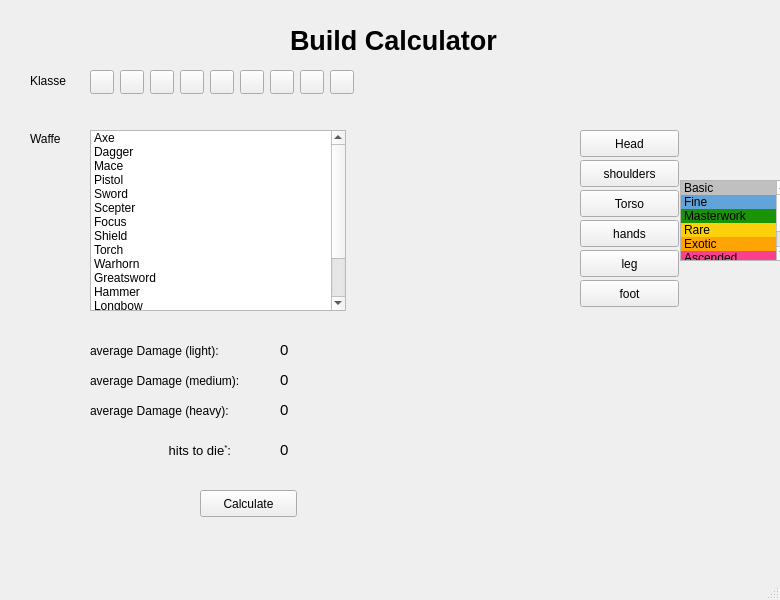
<?xml version="1.0" encoding="UTF-8"?>
<ui version="4.0">
 <class>MainWindow</class>
 <widget class="QMainWindow" name="MainWindow">
  <property name="geometry">
   <rect>
    <x>0</x>
    <y>0</y>
    <width>780</width>
    <height>600</height>
   </rect>
  </property>
  <property name="windowTitle">
   <string>GW2Calculator</string>
  </property>
  <widget class="QWidget" name="centralwidget">
   <widget class="QLabel" name="tvCap">
    <property name="geometry">
     <rect>
      <x>290</x>
      <y>20</y>
      <width>271</width>
      <height>41</height>
     </rect>
    </property>
    <property name="font">
     <font>
      <pointsize>20</pointsize>
      <weight>75</weight>
      <bold>true</bold>
     </font>
    </property>
    <property name="text">
     <string>Build Calculator</string>
    </property>
   </widget>
   <widget class="QLabel" name="tvClass">
    <property name="geometry">
     <rect>
      <x>30</x>
      <y>70</y>
      <width>81</width>
      <height>21</height>
     </rect>
    </property>
    <property name="text">
     <string>Klasse</string>
    </property>
   </widget>
   <widget class="QLabel" name="tvWeapon">
    <property name="geometry">
     <rect>
      <x>30</x>
      <y>130</y>
      <width>68</width>
      <height>17</height>
     </rect>
    </property>
    <property name="text">
     <string>Waffe</string>
    </property>
   </widget>
   <widget class="QPushButton" name="ic_ele">
    <property name="geometry">
     <rect>
      <x>90</x>
      <y>70</y>
      <width>24</width>
      <height>24</height>
     </rect>
    </property>
    <property name="styleSheet">
     <string notr="true">border-image:url(:/res/assets/ele.png);</string>
    </property>
   </widget>
   <widget class="QPushButton" name="ic_eng">
    <property name="geometry">
     <rect>
      <x>120</x>
      <y>70</y>
      <width>24</width>
      <height>24</height>
     </rect>
    </property>
    <property name="styleSheet">
     <string notr="true">border-image:url(:/res/assets/eng.png);</string>
    </property>
   </widget>
   <widget class="QPushButton" name="ic_gua">
    <property name="geometry">
     <rect>
      <x>150</x>
      <y>70</y>
      <width>24</width>
      <height>24</height>
     </rect>
    </property>
    <property name="styleSheet">
     <string notr="true">border-image:url(:/res/assets/gua.png);</string>
    </property>
   </widget>
   <widget class="QPushButton" name="ic_mes">
    <property name="geometry">
     <rect>
      <x>180</x>
      <y>70</y>
      <width>24</width>
      <height>24</height>
     </rect>
    </property>
    <property name="styleSheet">
     <string notr="true">border-image:url(:/res/assets/mes.png);</string>
    </property>
   </widget>
   <widget class="QPushButton" name="ic_nec">
    <property name="geometry">
     <rect>
      <x>210</x>
      <y>70</y>
      <width>24</width>
      <height>24</height>
     </rect>
    </property>
    <property name="styleSheet">
     <string notr="true">border-image:url(:/res/assets/nec.png);</string>
    </property>
   </widget>
   <widget class="QPushButton" name="ic_ran">
    <property name="geometry">
     <rect>
      <x>240</x>
      <y>70</y>
      <width>24</width>
      <height>24</height>
     </rect>
    </property>
    <property name="styleSheet">
     <string notr="true">border-image:url(:/res/assets/ran.png);</string>
    </property>
   </widget>
   <widget class="QPushButton" name="ic_rev">
    <property name="geometry">
     <rect>
      <x>270</x>
      <y>70</y>
      <width>24</width>
      <height>24</height>
     </rect>
    </property>
    <property name="styleSheet">
     <string notr="true">border-image:url(:/res/assets/rev.png);</string>
    </property>
   </widget>
   <widget class="QPushButton" name="ic_thi">
    <property name="geometry">
     <rect>
      <x>300</x>
      <y>70</y>
      <width>24</width>
      <height>24</height>
     </rect>
    </property>
    <property name="styleSheet">
     <string notr="true">border-image:url(:/res/assets/thi.png);</string>
    </property>
   </widget>
   <widget class="QPushButton" name="ic_war">
    <property name="geometry">
     <rect>
      <x>330</x>
      <y>70</y>
      <width>24</width>
      <height>24</height>
     </rect>
    </property>
    <property name="styleSheet">
     <string notr="true">border-image:url(:/res/assets/war.png);</string>
    </property>
   </widget>
   <widget class="QPushButton" name="btnHead">
    <property name="geometry">
     <rect>
      <x>580</x>
      <y>130</y>
      <width>99</width>
      <height>27</height>
     </rect>
    </property>
    <property name="text">
     <string>Head</string>
    </property>
   </widget>
   <widget class="QLabel" name="tvAvgDL">
    <property name="geometry">
     <rect>
      <x>90</x>
      <y>330</y>
      <width>131</width>
      <height>41</height>
     </rect>
    </property>
    <property name="font">
     <font>
      <pointsize>9</pointsize>
      <weight>50</weight>
      <italic>false</italic>
      <bold>false</bold>
     </font>
    </property>
    <property name="text">
     <string>average Damage (light):</string>
    </property>
   </widget>
   <widget class="QListWidget" name="lstWeapons">
    <property name="geometry">
     <rect>
      <x>90</x>
      <y>130</y>
      <width>256</width>
      <height>181</height>
     </rect>
    </property>
    <item>
     <property name="text">
      <string>Axe</string>
     </property>
     <property name="background">
      <brush brushstyle="NoBrush">
       <color alpha="0">
        <red>0</red>
        <green>0</green>
        <blue>0</blue>
       </color>
      </brush>
     </property>
    </item>
    <item>
     <property name="text">
      <string>Dagger</string>
     </property>
    </item>
    <item>
     <property name="text">
      <string>Mace</string>
     </property>
    </item>
    <item>
     <property name="text">
      <string>Pistol</string>
     </property>
    </item>
    <item>
     <property name="text">
      <string>Sword</string>
     </property>
    </item>
    <item>
     <property name="text">
      <string>Scepter</string>
     </property>
    </item>
    <item>
     <property name="text">
      <string>Focus</string>
     </property>
    </item>
    <item>
     <property name="text">
      <string>Shield</string>
     </property>
    </item>
    <item>
     <property name="text">
      <string>Torch</string>
     </property>
    </item>
    <item>
     <property name="text">
      <string>Warhorn</string>
     </property>
    </item>
    <item>
     <property name="text">
      <string>Greatsword</string>
     </property>
    </item>
    <item>
     <property name="text">
      <string>Hammer</string>
     </property>
    </item>
    <item>
     <property name="text">
      <string>Longbow</string>
     </property>
    </item>
    <item>
     <property name="text">
      <string>Rifle</string>
     </property>
    </item>
    <item>
     <property name="text">
      <string>Shortbow</string>
     </property>
    </item>
    <item>
     <property name="text">
      <string>Staff</string>
     </property>
    </item>
   </widget>
   <widget class="QLabel" name="tvOptDL">
    <property name="geometry">
     <rect>
      <x>280</x>
      <y>335</y>
      <width>41</width>
      <height>31</height>
     </rect>
    </property>
    <property name="font">
     <font>
      <pointsize>9</pointsize>
      <weight>50</weight>
      <italic>false</italic>
      <bold>false</bold>
     </font>
    </property>
    <property name="text">
     <string>&lt;html&gt;&lt;head/&gt;&lt;body&gt;&lt;p&gt;&lt;span style=&quot; font-size:11pt;&quot;&gt;0&lt;/span&gt;&lt;/p&gt;&lt;/body&gt;&lt;/html&gt;</string>
    </property>
   </widget>
   <widget class="QLabel" name="tvAvgDM">
    <property name="geometry">
     <rect>
      <x>90</x>
      <y>360</y>
      <width>151</width>
      <height>41</height>
     </rect>
    </property>
    <property name="font">
     <font>
      <pointsize>9</pointsize>
      <weight>50</weight>
      <italic>false</italic>
      <bold>false</bold>
     </font>
    </property>
    <property name="text">
     <string>average Damage (medium):</string>
    </property>
   </widget>
   <widget class="QLabel" name="tvAvgDH">
    <property name="geometry">
     <rect>
      <x>90</x>
      <y>390</y>
      <width>141</width>
      <height>41</height>
     </rect>
    </property>
    <property name="font">
     <font>
      <pointsize>9</pointsize>
      <weight>50</weight>
      <italic>false</italic>
      <bold>false</bold>
     </font>
    </property>
    <property name="text">
     <string>average Damage (heavy):</string>
    </property>
   </widget>
   <widget class="QLabel" name="tvOptDM">
    <property name="geometry">
     <rect>
      <x>280</x>
      <y>365</y>
      <width>41</width>
      <height>31</height>
     </rect>
    </property>
    <property name="font">
     <font>
      <pointsize>9</pointsize>
      <weight>50</weight>
      <italic>false</italic>
      <bold>false</bold>
     </font>
    </property>
    <property name="text">
     <string>&lt;html&gt;&lt;head/&gt;&lt;body&gt;&lt;p&gt;&lt;span style=&quot; font-size:11pt;&quot;&gt;0&lt;/span&gt;&lt;/p&gt;&lt;/body&gt;&lt;/html&gt;</string>
    </property>
   </widget>
   <widget class="QLabel" name="tvOptDH">
    <property name="geometry">
     <rect>
      <x>280</x>
      <y>395</y>
      <width>41</width>
      <height>31</height>
     </rect>
    </property>
    <property name="font">
     <font>
      <pointsize>9</pointsize>
      <weight>50</weight>
      <italic>false</italic>
      <bold>false</bold>
     </font>
    </property>
    <property name="text">
     <string>&lt;html&gt;&lt;head/&gt;&lt;body&gt;&lt;p&gt;&lt;span style=&quot; font-size:11pt;&quot;&gt;0&lt;/span&gt;&lt;/p&gt;&lt;/body&gt;&lt;/html&gt;</string>
    </property>
   </widget>
   <widget class="QLabel" name="tvOptSurvive">
    <property name="geometry">
     <rect>
      <x>280</x>
      <y>435</y>
      <width>41</width>
      <height>31</height>
     </rect>
    </property>
    <property name="font">
     <font>
      <pointsize>9</pointsize>
      <weight>50</weight>
      <italic>false</italic>
      <bold>false</bold>
     </font>
    </property>
    <property name="text">
     <string>&lt;html&gt;&lt;head/&gt;&lt;body&gt;&lt;p&gt;&lt;span style=&quot; font-size:11pt;&quot;&gt;0&lt;/span&gt;&lt;/p&gt;&lt;/body&gt;&lt;/html&gt;</string>
    </property>
   </widget>
   <widget class="QLabel" name="tvSurvive">
    <property name="geometry">
     <rect>
      <x>90</x>
      <y>430</y>
      <width>141</width>
      <height>41</height>
     </rect>
    </property>
    <property name="font">
     <font>
      <pointsize>9</pointsize>
      <weight>50</weight>
      <italic>false</italic>
      <bold>false</bold>
     </font>
    </property>
    <property name="text">
     <string>&lt;html&gt;&lt;head/&gt;&lt;body&gt;&lt;p align=&quot;right&quot;&gt;&lt;span style=&quot; font-size:10pt;&quot;&gt;hits to die&lt;/span&gt;&lt;span style=&quot; font-size:10pt; vertical-align:super;&quot;&gt;*&lt;/span&gt;&lt;span style=&quot; font-size:10pt;&quot;&gt;:&lt;/span&gt;&lt;/p&gt;&lt;/body&gt;&lt;/html&gt;</string>
    </property>
   </widget>
   <widget class="QPushButton" name="btnTorso">
    <property name="geometry">
     <rect>
      <x>580</x>
      <y>190</y>
      <width>99</width>
      <height>27</height>
     </rect>
    </property>
    <property name="text">
     <string>Torso</string>
    </property>
   </widget>
   <widget class="QPushButton" name="btnShoulders">
    <property name="geometry">
     <rect>
      <x>580</x>
      <y>160</y>
      <width>99</width>
      <height>27</height>
     </rect>
    </property>
    <property name="text">
     <string>shoulders</string>
    </property>
   </widget>
   <widget class="QPushButton" name="btnFoots">
    <property name="geometry">
     <rect>
      <x>580</x>
      <y>280</y>
      <width>99</width>
      <height>27</height>
     </rect>
    </property>
    <property name="text">
     <string>foot</string>
    </property>
   </widget>
   <widget class="QPushButton" name="btnLegs">
    <property name="geometry">
     <rect>
      <x>580</x>
      <y>250</y>
      <width>99</width>
      <height>27</height>
     </rect>
    </property>
    <property name="text">
     <string>leg</string>
    </property>
   </widget>
   <widget class="QPushButton" name="btnHands">
    <property name="geometry">
     <rect>
      <x>580</x>
      <y>220</y>
      <width>99</width>
      <height>27</height>
     </rect>
    </property>
    <property name="text">
     <string>hands</string>
    </property>
   </widget>
   <widget class="QListWidget" name="lstRare">
    <property name="geometry">
     <rect>
      <x>680</x>
      <y>180</y>
      <width>111</width>
      <height>81</height>
     </rect>
    </property>
    <property name="styleSheet">
     <string notr="true"/>
    </property>
    <item>
     <property name="text">
      <string>Basic</string>
     </property>
     <property name="background">
      <brush brushstyle="SolidPattern">
       <color alpha="255">
        <red>192</red>
        <green>192</green>
        <blue>192</blue>
       </color>
      </brush>
     </property>
    </item>
    <item>
     <property name="text">
      <string>Fine</string>
     </property>
     <property name="background">
      <brush brushstyle="SolidPattern">
       <color alpha="255">
        <red>98</red>
        <green>164</green>
        <blue>218</blue>
       </color>
      </brush>
     </property>
    </item>
    <item>
     <property name="text">
      <string>Masterwork</string>
     </property>
     <property name="background">
      <brush brushstyle="SolidPattern">
       <color alpha="255">
        <red>26</red>
        <green>147</green>
        <blue>6</blue>
       </color>
      </brush>
     </property>
    </item>
    <item>
     <property name="text">
      <string>Rare</string>
     </property>
     <property name="background">
      <brush brushstyle="SolidPattern">
       <color alpha="255">
        <red>252</red>
        <green>208</green>
        <blue>11</blue>
       </color>
      </brush>
     </property>
    </item>
    <item>
     <property name="text">
      <string>Exotic</string>
     </property>
     <property name="background">
      <brush brushstyle="SolidPattern">
       <color alpha="255">
        <red>255</red>
        <green>164</green>
        <blue>5</blue>
       </color>
      </brush>
     </property>
    </item>
    <item>
     <property name="text">
      <string>Ascended</string>
     </property>
     <property name="background">
      <brush brushstyle="SolidPattern">
       <color alpha="255">
        <red>251</red>
        <green>62</green>
        <blue>141</blue>
       </color>
      </brush>
     </property>
    </item>
    <item>
     <property name="text">
      <string>Legendary</string>
     </property>
     <property name="background">
      <brush brushstyle="SolidPattern">
       <color alpha="255">
        <red>76</red>
        <green>19</green>
        <blue>157</blue>
       </color>
      </brush>
     </property>
     <property name="foreground">
      <brush brushstyle="SolidPattern">
       <color alpha="255">
        <red>255</red>
        <green>255</green>
        <blue>255</blue>
       </color>
      </brush>
     </property>
    </item>
   </widget>
   <widget class="QPushButton" name="btnCalculate">
    <property name="geometry">
     <rect>
      <x>200</x>
      <y>490</y>
      <width>97</width>
      <height>27</height>
     </rect>
    </property>
    <property name="text">
     <string>Calculate</string>
    </property>
   </widget>
  </widget>
  <widget class="QMenuBar" name="menubar">
   <property name="geometry">
    <rect>
     <x>0</x>
     <y>0</y>
     <width>780</width>
     <height>25</height>
    </rect>
   </property>
  </widget>
  <widget class="QStatusBar" name="statusbar"/>
 </widget>
 <resources>
  <include location="res.qrc"/>
 </resources>
 <connections/>
</ui>
